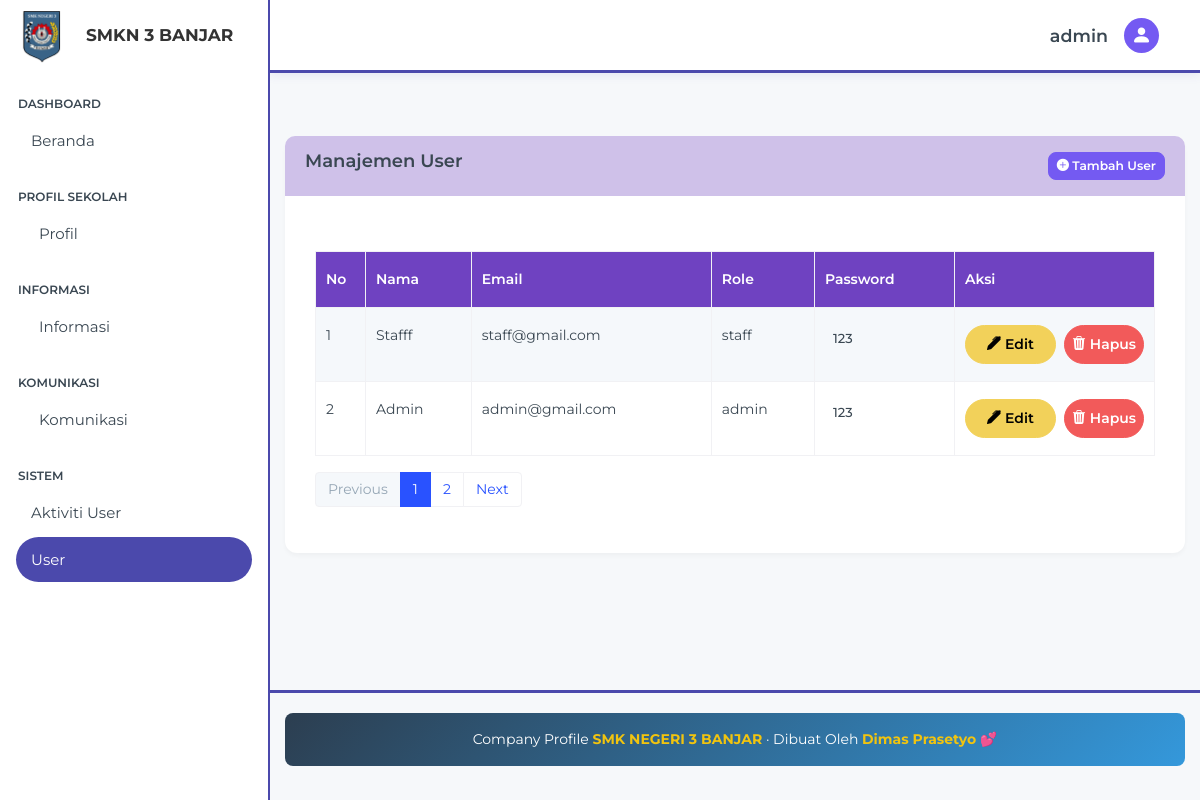
Page /beckend/pages/user2/index.php (signed in) on the committed database.
### tables this page shows
CREATE TABLE `users` (
  `id` bigint NOT NULL,
  `name` varchar(255) NOT NULL,
  `email` varchar(255) NOT NULL,
  `role` enum('admin','staff') NOT NULL,
  `password` varchar(255) NOT NULL
);

### beckend/pages/user2/index.php (the view, shortened to what this page needs)
<?php
include '../../app.php';
include '../../partials/header.php';
include '../../partials/sidebar.php';
include '../../partials/navbar.php';
$users = "SELECT * FROM users ORDER BY id DESC";
$result = mysqli_query($connect, $users) or die(mysqli_error($connect));
?>
<div class="content-wrapper">
    <section class="content">
        <div class="container-fluid">
            <div class="row">
                <div class="col-12 mt-5">
                    <div class="card card-purple mt-5">
                        <div class="card-header card-header-with-button">
                            <h3 class="card-title">Manajemen User</h3>
                            <a href="./create.php" class="btn btn-info btn-sm">
                                <i class="bi bi-plus-circle-fill"></i> Tambah User
                            </a>
                        </div>
                        <div class="card-body table-container">
                            <table id="usersTable" class="table table-bordered table-striped table-hover">
                                <thead>
                                    <tr>
                                        <th width="50">No</th>
                                        <th>Nama</th>
                                        <th>Email</th>
                                        <th>Role</th>
                                        <th>Password</th>
                                        <th width="200">Aksi</th>
                                    </tr>
                                </thead>
                                <tbody>
                                    <?php
                                    $no = 1;
                                    while ($user = $result->fetch_object()):
                                    ?>
                                        <tr>
                                            <td><?= $no ?></td>
                                            <td class="text-capitalize"><?= $user->name ?></td>
                                            <td><?= $user->email ?></td>
                                            <td><?= $user->role ?></td>
                                            <td>
                                                <span class="badge badge-primary text-dark"><?= $user->password ?></span>
                                            </td>
                                            <td>
                                                <div class="d-flex gap-2">
                                                    <a href="./edit.php?id=<?= $user->id ?>" class="btn btn-warning btn-xs flex-fill">
                                                        <i class="bi bi-pen-fill"></i> Edit
                                                    </a>
                                                    <a href="../../action/user2/destroy.php?id=<?= $user->id ?>"
                                                        class="btn btn-danger btn-xs"
                                                        onclick="return confirm('Apakah Anda Yakin ingin menghapus user ini?')">
                                                        <i class="bi bi-trash3-fill"></i> Hapus
                                                    </a>
                                                </div>
                                            </td>
                                        </tr>
                                    <?php
                                        $no++;
                                    endwhile;
                                    ?>
                                </tbody>
                            </table>
                            <div class="row mt-3">
                                <div class="col-md-6">
                                    <div class="dataTables_paginate float-right">
                                        <ul class="pagination">
                                            <li class="paginate_button page-item previous disabled"><a href="#" class="page-link">Previous</a></li>
                                            <li class="paginate_button page-item active"><a href="#" class="page-link">1</a></li>
                                            <li class="paginate_button page-item"><a href="#" class="page-link">2</a></li>
                                            <li class="paginate_button page-item next"><a href="#" class="page-link">Next</a></li>
                                        </ul>
                                    </div>
                                </div>
                            </div>
                        </div>
                    </div>
                </div>
            </div>
        </div>
    </section>
</div>
<?php
include '../../partials/footer.php';
include '../../partials/script.php';
?>

### beckend/partials/header.php (style rules this page uses)
html, body { height: 100%; }
body { display: flex; flex-direction: column; }

### beckend/pages/user2/index.php (style rules this page uses)
.card-purple .card-header { background: #cfc1e9ff; color: white; border-radius: 10px 10px 0 0; padding: 15px 20px; }
.content-wrapper { padding-top: 40px; }
.table-container { margin-top: 25px; }
.content-wrapper { min-height: calc(100vh - 150px) !important; padding-bottom: 40px; }
.card-header-with-button { display: flex; justify-content: space-between; align-items: center; padding: 15px 20px; }
.d-flex .btn { flex: 1; min-width: 80px; padding: 8px 0; font-size: 14px; }
.d-flex { gap: 8px; }
.table th { background-color: #6f42c1; color: white; }

### rows in the picture
users: name "Stafff", email "staff@gmail.com", role "staff", password "123"
users: name "Admin", email "admin@gmail.com", role "admin", password "123"

### other values in the picture
$_SESSION['role'] "admin"
